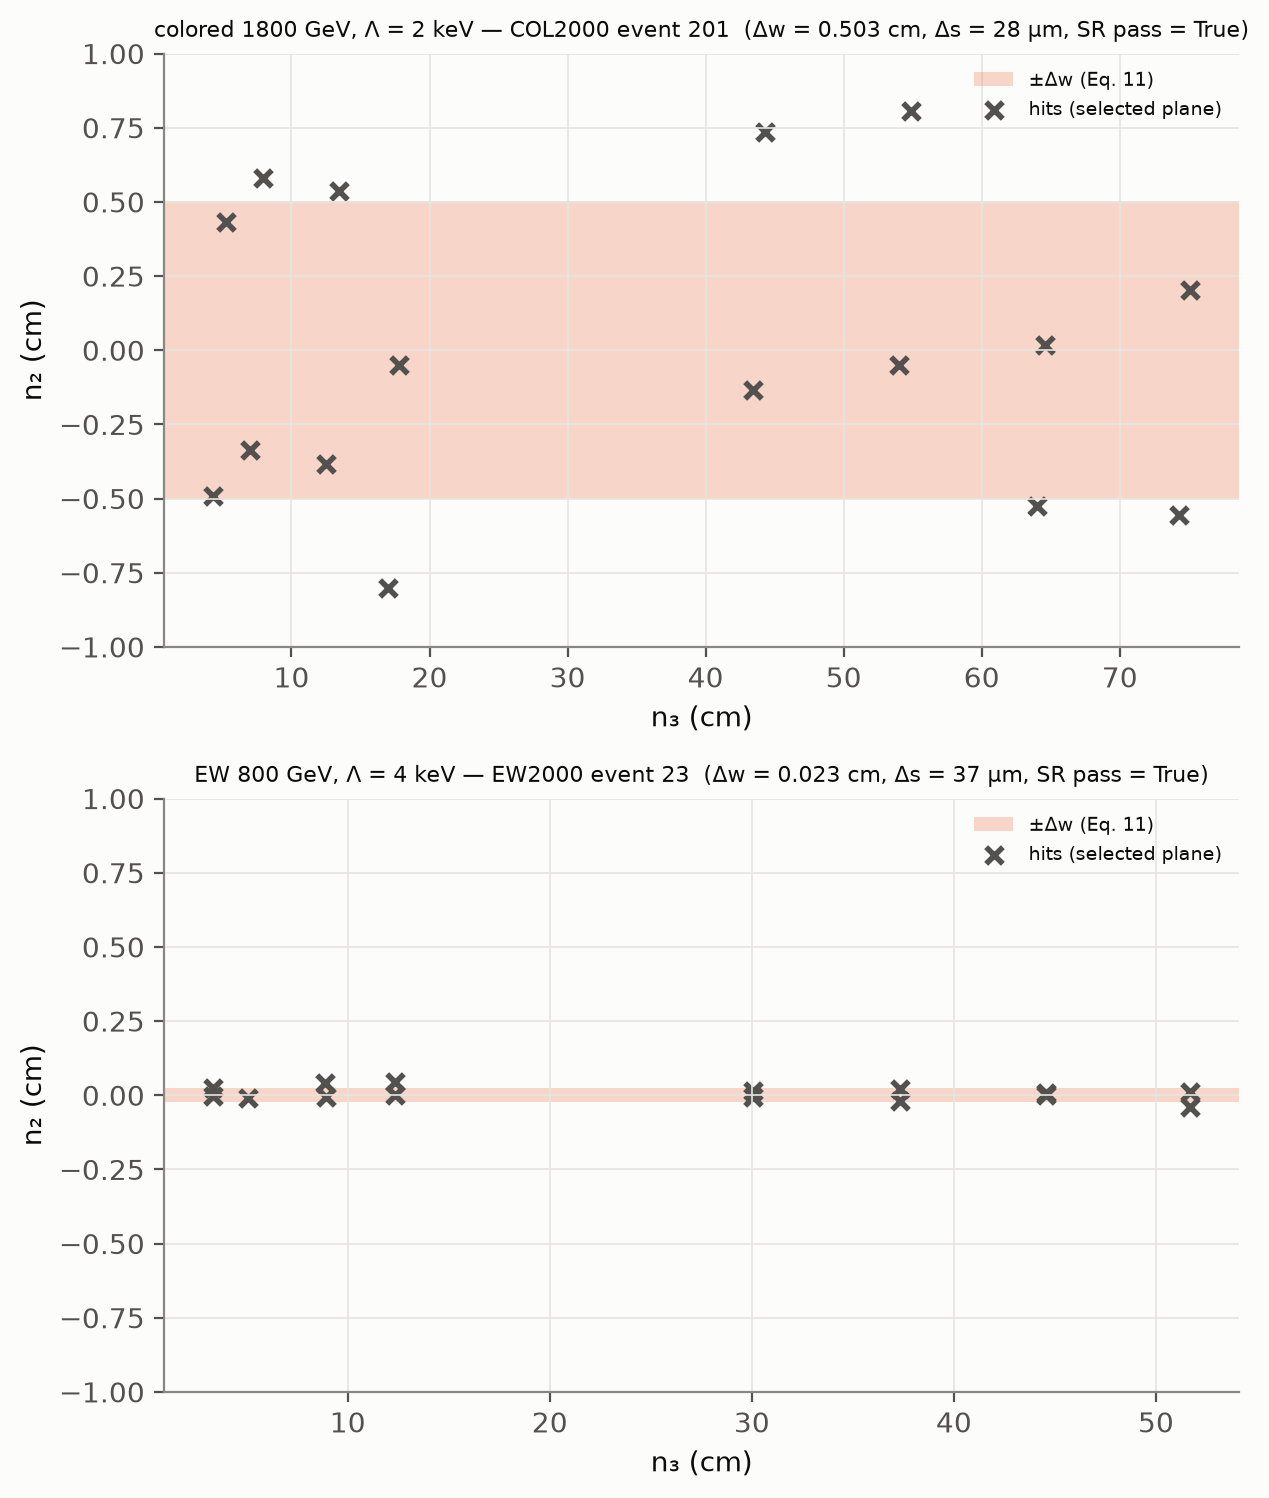

This figure's Python source:
#!/usr/bin/env python3
"""
Figure 4-style event displays for ONE real EW event and ONE real colored event (literal configuration).
Selection: the first EW2000 / COL2000 trigger event (by key) that passes the full literal Sec. IV signal region;
if none passes, the first literal-fiducial event with a reconstructed plane (stated in the caption).
Hits are rebuilt exactly as in P4 (stored exact crossings, stored z0, the project's own SCT random draws), then
projected on the selected plane's (n3, n2) axes. Inset: zoom of n2 within +-1 cm; band = +-Delta_w (Eq. 11, sqrt(l2)).
"""
import importlib.util, os, sys, json
import numpy as np, pandas as pd
HERE = os.path.dirname(os.path.abspath(__file__)); sys.path.insert(0, HERE)
import fig_utils as fu                                          # noqa: E402
spec = importlib.util.spec_from_file_location("p4", f"{HERE}/P4_literal_signal.py"); p4 = importlib.util.module_from_spec(spec); spec.loader.exec_module(p4)
p4._init()
T = f"{HERE}/../tables"
FOR = p4.FOR


def build(sample):
    d = pd.read_csv(f"{T}/acceptance_longitudinal_per_event.csv")
    x = d[(d["sample"] == sample) & (d.geom == "B") & (d.sct == "Z0") & (d.bs == "CV") & (d.fid.astype(str) == "True")].sort_values("key")
    for c_ in ("final", "plane"): x[c_] = x[c_].astype(str) == "True"
    pick = x[x.final == True]
    why = "first event passing the full Sec. IV signal region (current setup)"
    if len(pick) == 0:
        pick = x[x.plane == True]; why = "no event passes the literal SR; first literal-fiducial event with a plane"
    r = pick.iloc[0]; key = int(r.key)
    ev = p4.fp.load_sample(sample).set_index("key").loc[key]
    cr0 = pd.read_csv(f"{FOR}/tables/truth_crossings_{sample}.csv").query("key == @key").sort_values(["quirk", "layer"])
    ex = pd.read_csv(f"{T}/signal_exact_crossings_all_trigger_events.csv").query("sample == @sample and key == @key").sort_values(["quirk", "layer"])
    z0, g = p4.fp.stream_draws(np.random.default_rng(int(ev.seed)), cr0, ex)
    cr = ex.to_dict("records")
    import math
    tth, cf = p4.tth, p4.cf
    raw = []
    for c in cr:
        if abs(c["z_lab"]) >= p4.HALF[c["layer"]]:
            continue
        lay = tth.LAYERS[c["layer"] - 1]; rphi = lay["r_cm"] * math.atan2(c["y"], c["x"])
        if lay["is_pixel"]:
            rh, zh, ir, iz = tth.quantize_pixel(rphi, c["z_lab"], lay["eff_res_rphi_um"], lay["eff_res_z_um"])
        else:
            g1, g2 = g[(c["quirk"], c["layer"])]; rh, zh, ir, iz = rphi + 34e-4 * g1, c["z_lab"] + 0.0 * g2, None, None
        ph = rh / lay["r_cm"]
        raw.append(dict(layer=lay["name"], layer_r_cm=lay["r_cm"], quirk_index=c["quirk"], t_ns=c["t_ns"], x=lay["r_cm"] * math.cos(ph),
                        y=lay["r_cm"] * math.sin(ph), z=zh, is_pixel=lay["is_pixel"], idx_rphi=ir, idx_z=iz))
    merged = tth.merge_neighboring_pixel_hits(raw)
    idx = {Ly["name"]: i for i, Ly in enumerate(tth.LAYERS, 1)}
    hbl = {k: [] for k in range(1, 9)}
    for h in merged:
        hbl[idx[h["layer"]]].append((h["x"], h["y"], h["z"] - z0))
    cands = cf.seeding_and_iterative_fit(hbl); sel = cf.select_reconstructed_plane(cands)
    assert abs(sel["fit"]["delta_s"] - r.ds) < 1e-7, "display rebuild does not match the P4 literal result"
    n1, n2, n3 = sel["fit"]["n1"], sel["fit"]["n2"], sel["fit"]["n3"]
    sset = {tuple(np.round(h, 10)) for h in sel["hits"]}
    rows = []
    for L, pts in hbl.items():
        for p in pts:
            p = np.array(p)
            rows.append(dict(sample=sample, event_id=int(r.event_id), layer=L, n1_cm=p @ n1, n2_cm=p @ n2, n3_cm=p @ n3,
                             in_selected_plane=tuple(np.round(p, 10)) in sset, delta_s_cm=sel["fit"]["delta_s"],
                             delta_w_cm=sel["fit"]["delta_w"], selection=why, final_sec_iv=bool(r.final)))
    return pd.DataFrame(rows)


def main():
    import matplotlib.pyplot as plt
    src = pd.concat([build("COL2000"), build("EW2000")])

    def plot(df):
        fig, axes = plt.subplots(2, 1, figsize=(6.4, 7.6))
        for ax, (smp, g) in zip(axes, df.groupby("sample", sort=False)):
            dw, ds = g.delta_w_cm.iloc[0], g.delta_s_cm.iloc[0]
            ax.axhspan(-dw, dw, color=fu.SERIES[1], alpha=0.25, lw=0, label="±Δw (Eq. 11)")
            ax.scatter(g.n3_cm, g.n2_cm, marker="x", s=36, color=fu.INK2, label="hits (selected plane)")
            ax.set_xlabel("n₃ (cm)"); ax.set_ylabel("n₂ (cm)"); ax.set_ylim(-1.0, 1.0)
            lab = "colored 1800 GeV, Λ = 2 keV" if smp.startswith("COL") else "EW 800 GeV, Λ = 4 keV"
            ax.set_title(f"{lab} — {smp} event {g.event_id.iloc[0]}  (Δw = {dw:.3f} cm, Δs = {ds*1e4:.0f} µm, SR pass = {g.final_sec_iv.iloc[0]})", fontsize=8)
            ax.legend(fontsize=7, loc="upper right")
        fig.tight_layout(); return fig

    fu.figure("F04v2_signal_event_displays_current", src, plot,
              "Figure 4-style displays of one real colored event (COL2000) and one real EW event (EW2000) in the current setup "
              "(Ref. [27] barrel lengths, SCT 34 µm across and no smearing along the beam, paper's Sec. III C algorithm). Hits rebuilt exactly from stored crossings, vertex and the project's "
              "own SCT random draws, projected on the selected plane's (n₃, n₂) axes; band = ±Δw with Δw = sqrt(λ₂) (paper Eq. 11). Note: the "
              "paper's own Fig. 4 band corresponds to 0.5·sqrt(λ₂) (see UNRESOLVED_DIFFERENCES.md). The selection rule is stated per panel in the source CSV.",
              [f"{T}/acceptance_longitudinal_per_event.csv", f"{T}/signal_exact_crossings_all_trigger_events.csv"],
              "first literal SR-passing event (else first literal-fiducial event with a plane) in COL2000 and EW2000", os.path.abspath(__file__))
    print(src.groupby("sample")[["event_id", "delta_s_cm", "delta_w_cm", "final_sec_iv"]].first(), src.selection.unique())


if __name__ == "__main__":
    main()
